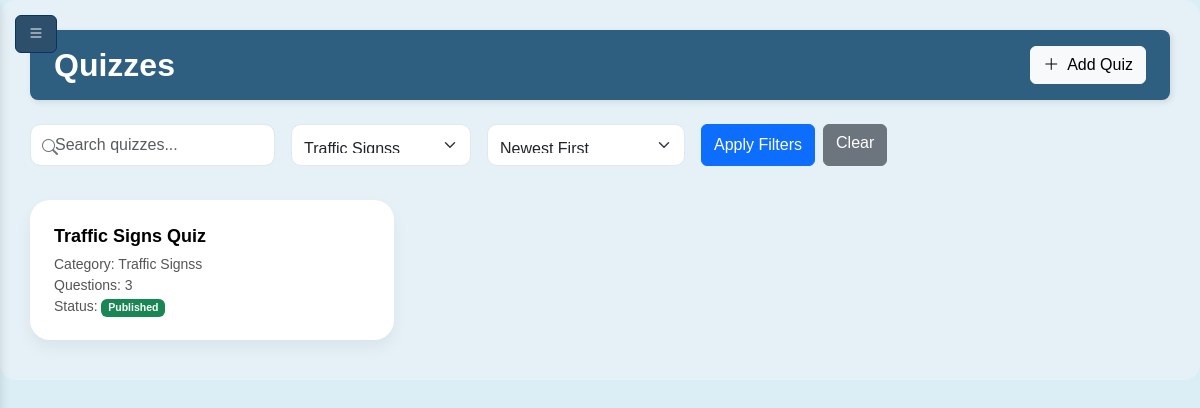
/quizzes.php?category_filter=1 (signed in), run on the app's committed database.
### tables this page shows
CREATE TABLE `quizzes` (
  `id` int(11) NOT NULL,
  `title` varchar(150) NOT NULL,
  `category_id` int(11) DEFAULT NULL,
  `published` tinyint(1) DEFAULT 0,
  `is_published` tinyint(1) NOT NULL DEFAULT 0,
  `status` varchar(20) NOT NULL DEFAULT 'Draft'
);

CREATE TABLE `categories` (
  `id` int(11) NOT NULL,
  `name` varchar(100) NOT NULL,
  `description` text DEFAULT NULL
);

### quizzes.php (the view, shortened to what this page needs)
<?php
include 'include/db.php';
$categories = $conn->query("SELECT * FROM categories ORDER BY name ASC")->fetchAll();
$search = $_GET['search'] ?? '';
$category_filter = $_GET['category_filter'] ?? '';
$sort = $_GET['sort'] ?? 'id_desc';
$where = [];
$params = [];
if (!empty($category_filter)) {
    $where[] = "quizzes.category_id = ?";
    $params[] = $category_filter;
}
$where_sql = $where ? 'WHERE ' . implode(' AND ', $where) : '';
$sort_options = [
    'title_asc' => 'quizzes.title ASC',
    'title_desc' => 'quizzes.title DESC',
    'category_asc' => 'categories.name ASC',
    'category_desc' => 'categories.name DESC',
    'questions_asc' => 'question_count ASC',
    'questions_desc' => 'question_count DESC',
    'id_asc' => 'quizzes.id ASC',
    'id_desc' => 'quizzes.id DESC'
];
$order_by = $sort_options[$sort] ?? $sort_options['id_desc'];
$stmt = $conn->prepare("
    SELECT quizzes.*, categories.name AS category_name,
    (SELECT COUNT(*) FROM quiz_questions WHERE quiz_id = quizzes.id) AS question_count
    FROM quizzes
    LEFT JOIN categories ON quizzes.category_id = categories.id
    $where_sql
    ORDER BY $order_by");
$stmt->execute($params);
$quizzes = $stmt->fetchAll();
?>
<?php include 'inc/header.php'; ?>
<div class="content-area">
    <div class="sticky-dashboard-bar px-4 py-3 mb-4">
        <div class="d-flex justify-content-between align-items-center">
            <h2 class="m-0 text-white fw-bold">Quizzes</h2>
            <button type="button" class="btn btn-light" data-bs-toggle="modal" data-bs-target="#addQuizModal">
                <i class="bi bi-plus-lg me-2"></i>Add Quiz
            </button>
        </div>
    </div>
    <form method="GET" class="mb-4">
        <div class="d-flex flex-wrap gap-3 align-items-start">
            <div class="search-wrapper position-relative" style="min-width: 200px; max-width: 300px;">
                <i class="bi bi-search position-absolute" style="left: 12px; top: 12px; color: #6c757d;"></i>
                <input type="text" name="search" placeholder="Search quizzes..." value="<?= htmlspecialchars($search) ?>"
                    class="form-control ps-4" style="height: 42px; padding-left: 35px;">
            </div>
            <div class="category-wrapper" style="min-width: 180px; max-width: 220px;">
                <select name="category_filter" class="form-select" style="height: 42px;">
                    <?php foreach ($categories as $cat): ?>
                        <option value="<?= $cat['id'] ?>" <?= ($category_filter == $cat['id']) ? 'selected' : '' ?>>
                            <?= htmlspecialchars($cat['name']) ?>
                        </option>
                    <?php endforeach; ?>
                </select>
            </div>
            <div class="sort-wrapper" style="min-width: 180px; max-width: 220px;">
                <select name="sort" class="form-select" style="height: 42px;">
                    <option value="id_desc" <?= ($sort == 'id_desc') ? 'selected' : '' ?>>Newest First</option>
                </select>
            </div>
            <div class="button-group d-flex gap-2">
                <button type="submit" class="btn btn-primary" style="height: 42px;">Apply Filters</button>
                <?php if (!empty($_GET['search']) || !empty($_GET['category_filter']) || !empty($_GET['sort'])): ?>
                    <a href="quizzes.php" class="btn btn-secondary" style="height: 42px;">Clear</a>
                <?php endif; ?>
            </div>
        </div>
    </form>
    <div class="quiz-grid">
        <?php foreach ($quizzes as $quiz): ?>
        <a href="quiz_edit.php?id=<?= $quiz['id'] ?>" class="quiz-card">
            <div>
                <div class="quiz-title"><?= htmlspecialchars($quiz['title']) ?></div>
                <div class="quiz-meta">Category: <?= htmlspecialchars($quiz['category_name']) ?></div>
                <div class="quiz-meta">Questions: <?= $quiz['question_count'] ?></div>
                <div class="quiz-meta">
                    Status:
                    <span class="badge <?= $quiz['status'] === 'Published' ? 'bg-success' : 'bg-secondary' ?>">
                        <?= $quiz['status'] ?>
                    </span>
                </div>
            </div>
        </a>
        <?php endforeach; ?>
    </div>
</div>
<?php include 'inc/footer.php'; ?>
<?php include 'inc/footer.php'; ?>

### inc/header.php (style rules this page uses)
body { margin: 0; padding: 0; font-family: 'Arial', sans-serif; }
.content-area { margin-left: 0; transition: margin-left 0.3s ease; }

### quizzes.php (style rules this page uses)
body { background-color: #dbeef5; }
.sticky-dashboard-bar { position: sticky; top: 0; z-index: 100; background-color: #2e5f80; border-radius: 8px; box-shadow: 2px 2px 6px rgba(0, 0, 0, 0.1); }
.content-area { background-color: #E5F1F7; padding: 30px; border-radius: 16px; }
.quiz-grid { display: grid; grid-template-columns: repeat(auto-fill, minmax(300px, 1fr)); gap: 24px; padding: 10px 0; }
.quiz-card { background: #fff; border-radius: 20px; box-shadow: 0 8px 16px rgba(0, 0, 0, 0.05); padding: 20px 24px; display: flex; flex-direction: column; justify-content: center; transition: 0.2s ease; min-height: 140px; position: relative; text-decoration: none; }
.quiz-title { font-size: 18px; font-weight: 600; color: #000; margin-bottom: 4px; }
.quiz-meta { font-size: 14px; color: #555; }
.form-control, .form-select { border-radius: 10px; border: 1px solid #e2e8f0; padding: 12px; }

### data on the page
quizzes: title "Traffic Signs Quiz", category.name "Traffic Signss", question_count "3", status "Published"

### other printed values
form field category_filter "Traffic Signss"
